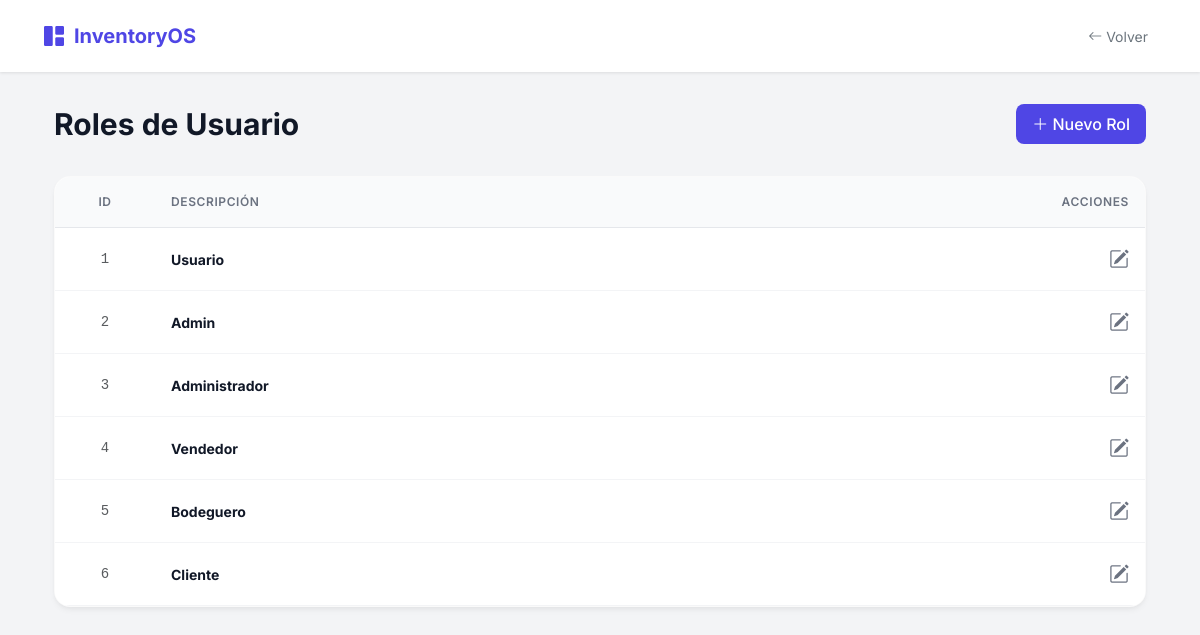
The page /create_modify_rol/listar_rol.php on the database its author committed.
### tables this page shows
CREATE TABLE `cod_rol` (
  `cod_rol` int NOT NULL,
  `descripcion` varchar(100) NOT NULL
);

### create_modify_rol/listar_rol.php (the view, shortened to what this page needs)
<?php
require_once __DIR__ . '/../connect.php';
$sql = "SELECT * FROM cod_rol";
$resultado = $conn->query($sql);
?>
<!DOCTYPE html>
<html lang="es">
<head>
    <link href="https://cdn.jsdelivr.net/npm/bootstrap@5.3.0/dist/css/bootstrap.min.css" rel="stylesheet">
    <link rel="stylesheet" href="https://cdn.jsdelivr.net/npm/bootstrap-icons@1.11.0/font/bootstrap-icons.css">
</head>
<body>
<nav class="navbar navbar-expand-lg sticky-top">
    <div class="container-fluid">
        <a class="navbar-brand" href="../index.php">
            <i class="bi bi-grid-1x2-fill"></i> InventoryOS
        </a>
        <div class="d-flex align-items-center gap-3">
            <a href="../index.php" class="btn btn-outline-secondary btn-sm border-0">
                <i class="bi bi-arrow-left"></i> Volver
            </a>
        </div>
    </div>
</nav>
<div class="container px-4">
    <div class="page-header">
        <h1 class="page-title">Roles de Usuario</h1>
        <a href="agregar_rol.php" class="btn btn-primary-custom">
            <i class="bi bi-plus-lg"></i> Nuevo Rol
        </a>
    </div>
    <div class="card-custom">
        <div class="table-responsive">
            <table class="table table-hover mb-0">
                <thead>
                    <tr>
                        <th class="text-center" style="width: 100px;">ID</th>
                        <th>Descripción</th>
                        <th class="text-end">Acciones</th>
                    </tr>
                </thead>
                <tbody>
                    <?php if ($resultado && $resultado->num_rows > 0): while ($fila = $resultado->fetch_assoc()): ?>
                    <tr>
                        <td class="text-center text-muted font-monospace"><?php echo $fila['cod_rol']; ?></td>
                        <td class="fw-bold"><?php echo htmlspecialchars($fila['descripcion']); ?></td>
                        <td class="text-end">
                            <a href="editar_rol.php?cod_rol=<?php echo $fila['cod_rol']; ?>" class="action-btn" title="Editar">
                                <i class="bi bi-pencil-square fs-5"></i>
                            </a>
                        </td>
                    </tr>
                    <?php endwhile; else: ?>
                    <tr><td colspan="3" class="text-center py-4 text-muted">No hay roles registrados</td></tr>
                    <?php endif; ?>
                </tbody>
            </table>
        </div>
    </div>
</div>
</body>
</html>

### create_modify_rol/listar_rol.php (style rules this page uses)
:root { --primary-color: #4f46e5; --bg-color: #f3f4f6; --card-bg: #ffffff; --text-main: #111827; --text-muted: #6b7280; }
body { background-color: var(--bg-color); font-family: 'Inter', sans-serif; color: var(--text-main); }
.navbar { background-color: var(--card-bg); box-shadow: 0 1px 3px 0 rgba(0, 0, 0, 0.1); padding: 1rem 2rem; }
.navbar-brand { font-weight: 700; color: var(--primary-color) !important; font-size: 1.25rem; display: flex; align-items: center; gap: 10px; }
.page-header { display: flex; justify-content: space-between; align-items: center; margin-bottom: 2rem; margin-top: 2rem; }
.page-title { font-size: 1.875rem; font-weight: 700; color: var(--text-main); margin: 0; }
.card-custom { background-color: var(--card-bg); border-radius: 16px; box-shadow: 0 4px 6px -1px rgba(0, 0, 0, 0.05), 0 2px 4px -1px rgba(0, 0, 0, 0.03); border: 1px solid rgba(0,0,0,0.02); overflow: hidden; }
.table thead th { background-color: #f9fafb; color: var(--text-muted); font-weight: 600; text-transform: uppercase; font-size: 0.75rem; letter-spacing: 0.05em; border-bottom: 1px solid #e5e7eb; padding: 1rem; }
.table tbody td { padding: 1rem; vertical-align: middle; border-bottom: 1px solid #f3f4f6; color: var(--text-main); font-size: 0.875rem; }
.btn-primary-custom { background-color: var(--primary-color); color: white; border: none; padding: 0.5rem 1rem; border-radius: 8px; font-weight: 500; transition: all 0.2s; }
.action-btn { color: var(--text-muted); transition: color 0.2s; }

### rows shown on the page
cod_rol: cod_rol "1", descripcion "Usuario"
cod_rol: cod_rol "2", descripcion "Admin"
cod_rol: cod_rol "3", descripcion "Administrador"
cod_rol: cod_rol "4", descripcion "Vendedor"
cod_rol: cod_rol "5", descripcion "Bodeguero"
cod_rol: cod_rol "6", descripcion "Cliente"
